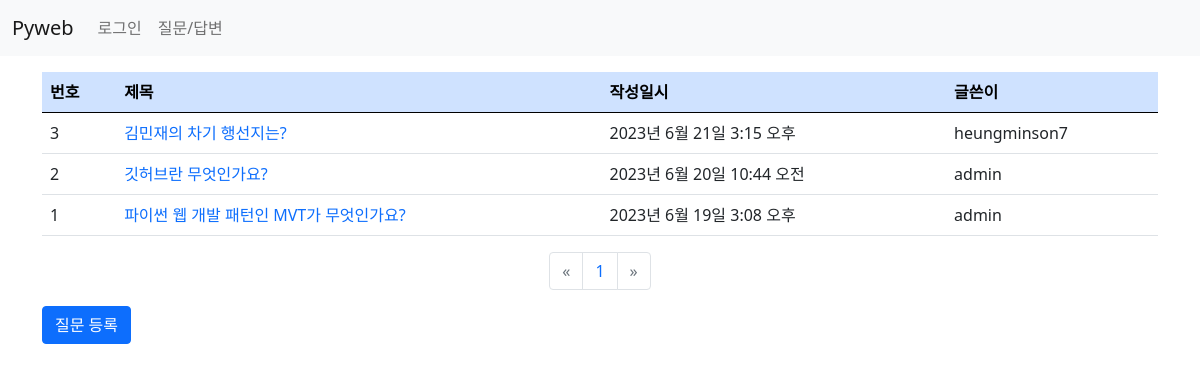
Page /board/ on the earlier database version.
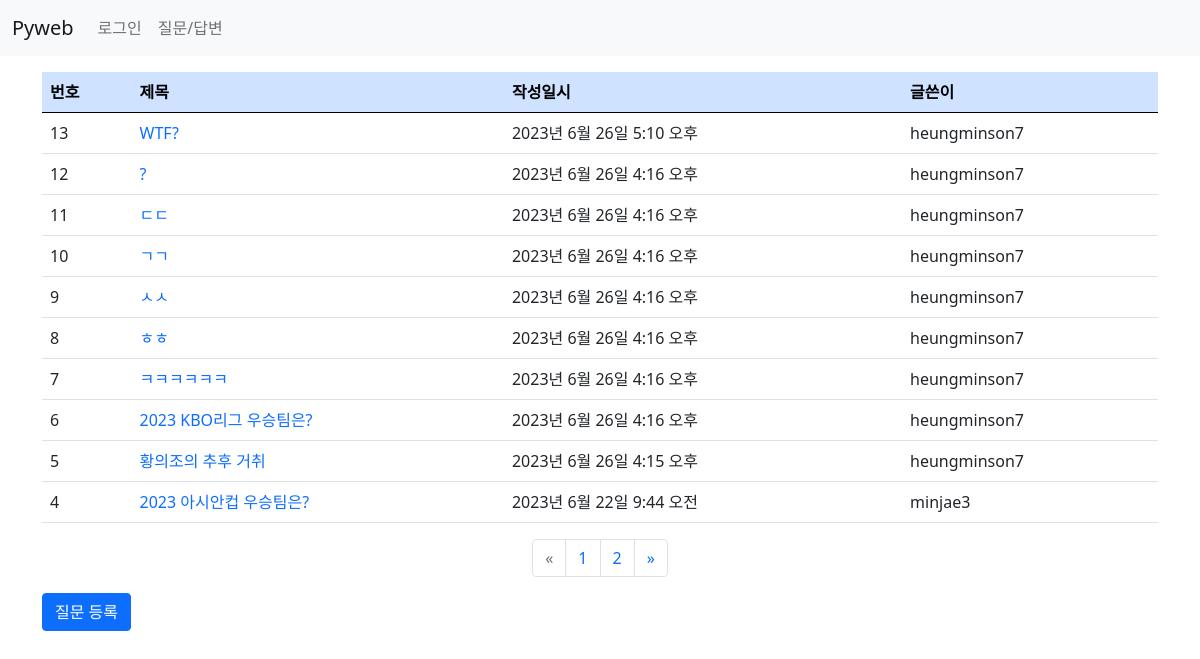
Same page on the later database version.
### board/models.py (models this page shows, shortened)
class Question(models.Model):
    author = models.ForeignKey(User, on_delete=models.CASCADE)  # 글쓴이
    subject = models.CharField(max_length=200)  # 제목
    content = models.TextField()                # 질문 내용
    create_date = models.DateTimeField()        # 등록일
    modify_date = models.DateTimeField(null=True, blank=True) # null 허용

### board/views.py (the view)
# urls.py: path('', views.question_list, name='question_list'),
def question_list(request):
    question_list = Question.objects.order_by('-create_date') # 내림 차순
    page = request.GET.get('page', '1')
    paginator = Paginator(question_list, 10)    # 페이지당 게시글 - 10
    page_obj = paginator.get_page(page)
    context = {'question_list': page_obj}
    return render(request, 'board/question_list.html', context)

### board/templatetags/board_filter.py (called while the page is built)
@register.filter
def sub(value, arg):
    return value - arg  # 원래 값 - 매개 값 -> | sub:arg

### templates/board/question_list.html
{% extends 'base.html' %}
{% load board_filter %}
{% block content%}
<div class="container my-3">
    <section id="question_list">
        <table class="table">
            <thead>
                <tr class="table-primary">
                    <th>번호<th>제목</th><th>작성일시</th><th>글쓴이</th>
                </tr>
            </thead>
            <tbody>
                {% if question_list%}
                    {% for question in question_list %}
                    <tr>
                        <td>{{ question_list.paginator.count|sub:question_list.start_index|sub:forloop.counter0|add:1 }}</td>
                        <td>
                            <a href="{% url 'board:detail' question.id %}">
                               {{ question.subject }}
                            </a>
                        </td>
                        <td>{{ question.create_date }}</td>
                        <td>{{ question.author }}</td>
                    </tr>
                    {% endfor %}
                {% else %}
                    <tr>
                        <td>질문이 없습니다.</td>
                    </tr>
                {% endif %}
            </tbody>
        </table>
        <ul class="pagination justify-content-center">
            {% if question_list.has_previous %}
                <li class="page-item">
                    <a class="page-link"
                       href="?page={{ question_list.previous_page_number }}">&laquo;</a>
                </li>
            {% else %}
                 <li class="page-item disabled">
                    <a class="page-link" href="#">&laquo;</a>
                </li>
            {% endif %}
            {% for page_number in question_list.paginator.page_range %}
                {% if page_number == question_list.number %}
                <li class="page-item">
                    <a class="page-link" href="?page={{ page_number }}">
                        {{ page_number }}
                    </a>
                </li>
                {% else %}
                <li class="page-item">
                    <a class="page-link" href="?page={{ page_number }}">
                        {{ page_number }}
                    </a>
                </li>
                {% endif %}
            {% endfor %}
            {% if question_list.has_next %}
                <li class="page-item">
                    <a class="page-link"
                       href="?page={{ question_list.next_page_number }}">&raquo;</a>
                </li>
            {% else %}
                 <li class="page-item disabled">
                    <a class="page-link" href="#">&raquo;</a>
                </li>
            {% endif %}
        </ul>
        <a href="{% url 'board:question_create' %}"
            class="btn btn-primary">질문 등록</a>
    </section>
</div>
{% endblock %}

### templates/base.html (shortened to what this page needs)
<!DOCTYPE html>
<html lang="en">
{% load static %}
<head>
    <link rel="stylesheet" href="{% static 'board/css/bootstrap.css' %}">
    <link rel="stylesheet" href="{% static 'board/css/style.css' %}">
</head>
<body>
{% include 'navbar.html' %}
{% block content %}
{% endblock %}
</body>
</html>

### templates/navbar.html (shortened to what this page needs)
<nav class="navbar navbar-expand-lg navbar-light bg-light">
  <div class="container-fluid">
    <a class="navbar-brand" href="/">Pyweb</a>
    <div class="collapse navbar-collapse" id="navbarSupportedContent">
      <ul class="navbar-nav me-auto mb-2 mb-lg-0">
        <li class="nav-item">
          {% if user.is_authenticated %}
          <a class="nav-link" href="{% url 'common:logout' %}">
              {{ user.username }}(로그아웃)
          </a>
          {% else %}
            <a class="nav-link" href="{% url 'common:login' %}">로그인</a>
          {% endif %}
        </li>
        <li class="nav-item">
          <a class="nav-link"
             href="{% url 'board:question_list' %}">질문/답변</a>
        </li>
      </ul>
    </div>
  </div>
</nav>

### static/board/css/style.css (style rules this page uses)
a { text-decoration: none; }

Differences in the rows shown:
no longer on this page (row unchanged): Question: paginator.count|sub "3", subject "김민재의 차기 행선지는?", create_date "2023년 6월 21일 3:15 오후", author "heungminson7"
no longer on this page (row unchanged): Question: paginator.count|sub "2", subject "깃허브란 무엇인가요?", create_date "2023년 6월 20일 10:44 오전", author "admin"
no longer on this page (row unchanged): Question: paginator.count|sub "1", subject "파이썬 웹 개발 패턴인 MVT가 무엇인가요?", create_date "2023년 6월 19일 3:08 오후", author "admin"
added Question: paginator.count|sub "13", subject "WTF?", create_date "2023년 6월 26일 5:10 오후", author "heungminson7"
added Question: paginator.count|sub "12", subject "?", create_date "2023년 6월 26일 4:16 오후", author "heungminson7"
added Question: paginator.count|sub "11", subject "ㄷㄷ", create_date "2023년 6월 26일 4:16 오후", author "heungminson7"
added Question: paginator.count|sub "10", subject "ㄱㄱ", create_date "2023년 6월 26일 4:16 오후", author "heungminson7"
added Question: paginator.count|sub "9", subject "ㅅㅅ", create_date "2023년 6월 26일 4:16 오후", author "heungminson7"
added Question: paginator.count|sub "8", subject "ㅎㅎ", create_date "2023년 6월 26일 4:16 오후", author "heungminson7"
added Question: paginator.count|sub "7", subject "ㅋㅋㅋㅋㅋㅋ", create_date "2023년 6월 26일 4:16 오후", author "heungminson7"
added Question: paginator.count|sub "6", subject "2023 KBO리그 우승팀은?", create_date "2023년 6월 26일 4:16 오후", author "heungminson7"
added Question: paginator.count|sub "5", subject "황의조의 추후 거취", create_date "2023년 6월 26일 4:15 오후", author "heungminson7"
added Question: paginator.count|sub "4", subject "2023 아시안컵 우승팀은?", create_date "2023년 6월 22일 9:44 오전", author "minjae3"
Other differences:
new list line: "2"
